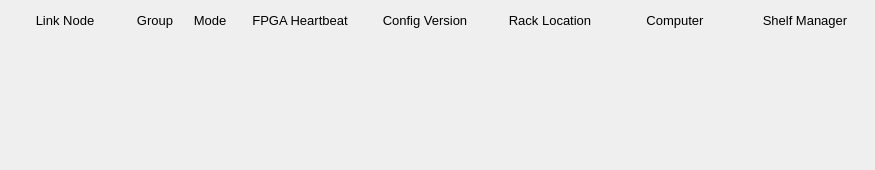
<?xml version="1.0" encoding="UTF-8"?>
<ui version="4.0">
 <class>Form</class>
 <widget class="QWidget" name="Form">
  <property name="geometry">
   <rect>
    <x>0</x>
    <y>0</y>
    <width>875</width>
    <height>170</height>
   </rect>
  </property>
  <property name="windowTitle">
   <string>Form</string>
  </property>
  <widget class="QFrame" name="frame">
   <property name="geometry">
    <rect>
     <x>0</x>
     <y>0</y>
     <width>875</width>
     <height>170</height>
    </rect>
   </property>
   <property name="frameShape">
    <enum>QFrame::NoFrame</enum>
   </property>
   <property name="frameShadow">
    <enum>QFrame::Plain</enum>
   </property>
   <widget class="QLabel" name="label">
    <property name="geometry">
     <rect>
      <x>5</x>
      <y>10</y>
      <width>120</width>
      <height>20</height>
     </rect>
    </property>
    <property name="font">
     <font>
      <pointsize>10</pointsize>
     </font>
    </property>
    <property name="text">
     <string>Link Node</string>
    </property>
    <property name="alignment">
     <set>Qt::AlignCenter</set>
    </property>
   </widget>
   <widget class="QLabel" name="label_2">
    <property name="geometry">
     <rect>
      <x>130</x>
      <y>10</y>
      <width>50</width>
      <height>20</height>
     </rect>
    </property>
    <property name="font">
     <font>
      <pointsize>10</pointsize>
     </font>
    </property>
    <property name="text">
     <string>Group</string>
    </property>
    <property name="alignment">
     <set>Qt::AlignCenter</set>
    </property>
   </widget>
   <widget class="QLabel" name="label_3">
    <property name="geometry">
     <rect>
      <x>185</x>
      <y>10</y>
      <width>50</width>
      <height>20</height>
     </rect>
    </property>
    <property name="font">
     <font>
      <pointsize>10</pointsize>
     </font>
    </property>
    <property name="text">
     <string>Mode</string>
    </property>
    <property name="alignment">
     <set>Qt::AlignCenter</set>
    </property>
   </widget>
   <widget class="QLabel" name="label_4">
    <property name="geometry">
     <rect>
      <x>240</x>
      <y>10</y>
      <width>120</width>
      <height>20</height>
     </rect>
    </property>
    <property name="font">
     <font>
      <pointsize>10</pointsize>
     </font>
    </property>
    <property name="text">
     <string>FPGA Heartbeat</string>
    </property>
    <property name="alignment">
     <set>Qt::AlignCenter</set>
    </property>
   </widget>
   <widget class="QLabel" name="label_5">
    <property name="geometry">
     <rect>
      <x>365</x>
      <y>10</y>
      <width>120</width>
      <height>20</height>
     </rect>
    </property>
    <property name="font">
     <font>
      <pointsize>10</pointsize>
     </font>
    </property>
    <property name="text">
     <string>Config Version</string>
    </property>
    <property name="alignment">
     <set>Qt::AlignCenter</set>
    </property>
   </widget>
   <widget class="QLabel" name="label_6">
    <property name="geometry">
     <rect>
      <x>490</x>
      <y>10</y>
      <width>120</width>
      <height>20</height>
     </rect>
    </property>
    <property name="font">
     <font>
      <pointsize>10</pointsize>
     </font>
    </property>
    <property name="text">
     <string>Rack Location</string>
    </property>
    <property name="alignment">
     <set>Qt::AlignCenter</set>
    </property>
   </widget>
   <widget class="QLabel" name="label_7">
    <property name="geometry">
     <rect>
      <x>615</x>
      <y>10</y>
      <width>120</width>
      <height>20</height>
     </rect>
    </property>
    <property name="font">
     <font>
      <pointsize>10</pointsize>
     </font>
    </property>
    <property name="text">
     <string>Computer</string>
    </property>
    <property name="alignment">
     <set>Qt::AlignCenter</set>
    </property>
   </widget>
   <widget class="QLabel" name="label_8">
    <property name="geometry">
     <rect>
      <x>740</x>
      <y>10</y>
      <width>130</width>
      <height>20</height>
     </rect>
    </property>
    <property name="font">
     <font>
      <pointsize>10</pointsize>
     </font>
    </property>
    <property name="text">
     <string>Shelf Manager</string>
    </property>
    <property name="alignment">
     <set>Qt::AlignCenter</set>
    </property>
   </widget>

   <widget class="PyDMEmbeddedDisplay" name="PyDMEmbeddedDisplay">
    <property name="geometry">
     <rect>
      <x>0</x>
      <y>30</y>
      <width>875</width>
      <height>35</height>
     </rect>
    </property>
    <property name="toolTip">
     <string/>
    </property>
    <property name="frameShape">
     <enum>QFrame::NoFrame</enum>
    </property>
    <property name="macros" stdset="0">
     <string>{"P":"MPLN:BSYH:MP01:1","ID":"127","SLOT_FILE":"LinkNode127_slot.ui","LN":"127","LOCA":"BSYH","IOC_UNIT":"MP01","INST":"1"}</string>
    </property>
    <property name="filename" stdset="0">
     <string>$PYDM/mps/mps_area_ln.ui</string>
    </property>
   </widget>
   <widget class="PyDMEmbeddedDisplay" name="PyDMEmbeddedDisplay">
    <property name="geometry">
     <rect>
      <x>0</x>
      <y>65</y>
      <width>875</width>
      <height>35</height>
     </rect>
    </property>
    <property name="toolTip">
     <string/>
    </property>
    <property name="frameShape">
     <enum>QFrame::NoFrame</enum>
    </property>
    <property name="macros" stdset="0">
     <string>{"P":"MPLN:BSYH:MP03:1","ID":"129","SLOT_FILE":"LinkNode129_slot.ui","LN":"129","LOCA":"BSYH","IOC_UNIT":"MP03","INST":"1"}</string>
    </property>
    <property name="filename" stdset="0">
     <string>$PYDM/mps/mps_area_ln.ui</string>
    </property>
   </widget>
   <widget class="PyDMEmbeddedDisplay" name="PyDMEmbeddedDisplay">
    <property name="geometry">
     <rect>
      <x>0</x>
      <y>100</y>
      <width>875</width>
      <height>35</height>
     </rect>
    </property>
    <property name="toolTip">
     <string/>
    </property>
    <property name="frameShape">
     <enum>QFrame::NoFrame</enum>
    </property>
    <property name="macros" stdset="0">
     <string>{"P":"MPLN:BSYS:MP01:1","ID":"199","SLOT_FILE":"LinkNode199_slot.ui","LN":"199","LOCA":"BSYS","IOC_UNIT":"MP01","INST":"1"}</string>
    </property>
    <property name="filename" stdset="0">
     <string>$PYDM/mps/mps_area_ln.ui</string>
    </property>
   </widget>
   <widget class="PyDMEmbeddedDisplay" name="PyDMEmbeddedDisplay">
    <property name="geometry">
     <rect>
      <x>0</x>
      <y>135</y>
      <width>875</width>
      <height>35</height>
     </rect>
    </property>
    <property name="toolTip">
     <string/>
    </property>
    <property name="frameShape">
     <enum>QFrame::NoFrame</enum>
    </property>
    <property name="macros" stdset="0">
     <string>{"P":"MPLN:BSYS:MP04:1","ID":"202","SLOT_FILE":"LinkNode202_slot.ui","LN":"202","LOCA":"BSYS","IOC_UNIT":"MP04","INST":"1"}</string>
    </property>
    <property name="filename" stdset="0">
     <string>$PYDM/mps/mps_area_ln.ui</string>
    </property>
   </widget>
  </widget>
 </widget>
 <customwidgets>
  <customwidget>
   <class>PyDMEmbeddedDisplay</class>
   <extends>QFrame</extends>
   <header>pydm.widgets.embedded_display</header>
  </customwidget>
 </customwidgets>
 <resources/>
 <connections/>
</ui>
